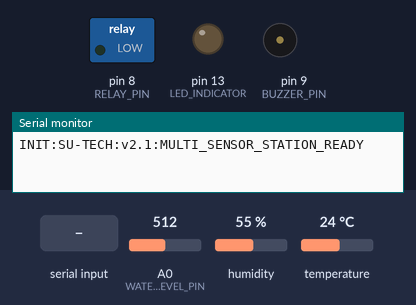
A sketch run on a simulated Arduino Uno, built with avr-gcc and run on an emulated ATmega328P. On the bench: switched loads named in the sketch (green lamp = pin HIGH), output pins drawn as LEDs (lit = HIGH), buzzer (waves = sounding), the last lines printed to the serial monitor. Wiring (inferred from the names in the program): DHT11 sensor: data pin 7. The test bench sets the inputs (shaded band); at power-on: A0 (WATER_LEVEL_PIN) = 512, humidity 55 %, temperature 24 °C.

Above: at 1.2 s.
1.3 s: "WATER:90\n" received over Serial
At 2.3 s:
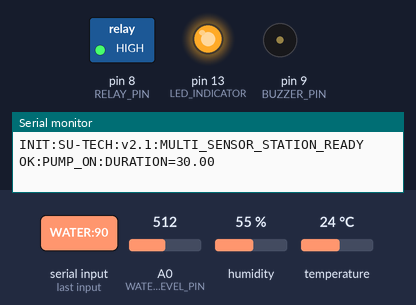
2.9 s: "PING\n" received over Serial
4.4 s: "STATUS\n" received over Serial
At 31.4 s:
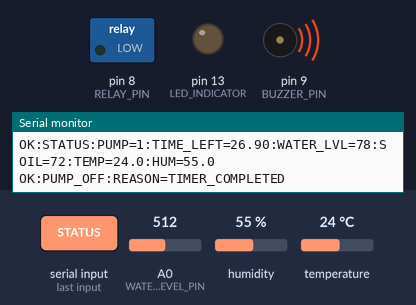
Timing chart, 0 to 32.8 s (numbered marks = the images above; inputs shaded):
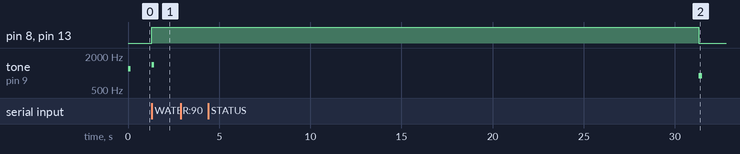

Measured:
- after the input at 1.3 s, pin 8 (RELAY_PIN), pin 13 (LED_INDICATOR): LOW → HIGH at once; tone on pin 9 (BUZZER_PIN): silent → 1400 Hz at once, → silent 0.12 s later

The sketch:

arduino_relay_pump.ino
```cpp
/*
 * Su-Tech v2.1 Enterprise — Arduino Firmware for Multi-Sensor Irrigation Station
 * Competition Edition (RKNP / Republic Scientific Projects)
 *
 * Hardware Layout:
 *   - D8:  5V Relay Module (KY-019) -> Controls 3-4.5V DC Pump
 *   - D9:  Buzzer Module (KY-012) -> Acoustic telemetry & alarms
 *   - D13: Onboard LED Indicator -> Active pump indicator
 *   - D7:  DHT11 Temperature & Humidity Sensor -> Field microclimate
 *   - A0:  Water Level Sensor -> Reservoir level & dry-run pump safety
 *   - A1:  Soil Moisture Sensor -> Root zone moisture feedback
 *
 * Communication Protocol (Serial 9600 baud):
 *   - PING              -> PONG
 *   - STATUS            -> OK:STATUS:PUMP=<0|1>:TIME_LEFT=<sec>:WATER_LVL=<0-100>:SOIL=<0-100>:TEMP=<degC>:HUM=<pct>
 *   - TELEMETRY         -> OK:TELEMETRY:PUMP=<0|1>:WATER=<lvl>:SOIL=<moist>:TEMP=<degC>:HUM=<pct>
 *   - MOISTURE          -> OK:MOISTURE=<soil>:WATER_LVL=<water>
 *   - WATER:<sec>       -> Turns pump ON for <sec> with dry-run safety check
 *   - WATER_FORCE:<sec> -> Turns pump ON for <sec> bypassing water level check
 *   - STOP              -> Immediate pump cutoff
 *   - BEEP              -> Test sound signal
 */

#define RELAY_PIN 8
#define BUZZER_PIN 9
#define LED_INDICATOR 13
#define DHT_PIN 7
#define WATER_LEVEL_PIN A0
#define SOIL_MOISTURE_PIN A1

#define RELAY_ACTIVE HIGH
#define RELAY_INACTIVE LOW

#define MAX_PUMP_SECONDS 30.0f
#define MIN_WATER_LEVEL_PCT 8  // Threshold below which pump is blocked (dry-run protection)

bool pumpActive = false;
unsigned long pumpStartTime = 0;
unsigned long pumpDurationMs = 0;

// Cached environmental sensor values
float cachedTemp = 24.0f;
float cachedHum = 50.0f;
unsigned long lastDHTReadTime = 0;

// Read water level from reservoir (0-100%)
int readWaterLevelPercent() {
  int raw = analogRead(WATER_LEVEL_PIN);
  // Typical resistive sensor: 0 in dry air, ~500-680 in water
  int pct = map(raw, 20, 650, 0, 100);
  if (pct < 0) pct = 0;
  if (pct > 100) pct = 100;
  return pct;
}

// Read soil moisture (0-100%)
int readSoilMoisturePercent() {
  int raw = analogRead(SOIL_MOISTURE_PIN);
  int pct = map(raw, 20, 700, 0, 100);
  if (pct < 0) pct = 0;
  if (pct > 100) pct = 100;
  return pct;
}

// Lightweight non-blocking/direct DHT11 bitbang reader (no external libraries needed)
bool readDHT11(float &temp, float &hum) {
  uint8_t data[5] = {0, 0, 0, 0, 0};

  pinMode(DHT_PIN, OUTPUT);
  digitalWrite(DHT_PIN, LOW);
  delay(18);
  digitalWrite(DHT_PIN, HIGH);
  delayMicroseconds(30);
  pinMode(DHT_PIN, INPUT_PULLUP);

  unsigned long timeout = micros();
  while (digitalRead(DHT_PIN) == HIGH) {
    if (micros() - timeout > 100) return false;
  }
  timeout = micros();
  while (digitalRead(DHT_PIN) == LOW) {
    if (micros() - timeout > 100) return false;
  }
  timeout = micros();
  while (digitalRead(DHT_PIN) == HIGH) {
    if (micros() - timeout > 100) return false;
  }

  for (int i = 0; i < 40; i++) {
    timeout = micros();
    while (digitalRead(DHT_PIN) == LOW) {
      if (micros() - timeout > 100) return false;
    }
    unsigned long t = micros();
    while (digitalRead(DHT_PIN) == HIGH) {
      if (micros() - timeout > 150) return false;
    }
    if ((micros() - t) > 40) {
      data[i / 8] |= (1 << (7 - (i % 8)));
    }
  }

  if (data[4] == ((data[0] + data[1] + data[2] + data[3]) & 0xFF)) {
    hum = (float)data[0] + (float)data[1] * 0.1f;
    temp = (float)data[2] + (float)data[3] * 0.1f;
    return true;
  }
  return false;
}

void updateDHTIfNeeded() {
  if (millis() - lastDHTReadTime > 2500) {
    float t, h;
    if (readDHT11(t, h)) {
      cachedTemp = t;
      cachedHum = h;
    }
    lastDHTReadTime = millis();
  }
}

void playChirp(int freq, int duration) {
  tone(BUZZER_PIN, freq, duration);
}

void playAlarm() {
  for (int i = 0; i < 3; i++) {
    tone(BUZZER_PIN, 450, 120);
    delay(150);
  }
}

void setup() {
  digitalWrite(RELAY_PIN, RELAY_INACTIVE);
  pinMode(RELAY_PIN, OUTPUT);
  digitalWrite(RELAY_PIN, RELAY_INACTIVE);

  pinMode(LED_INDICATOR, OUTPUT);
  digitalWrite(LED_INDICATOR, LOW);

  pinMode(BUZZER_PIN, OUTPUT);
  pinMode(DHT_PIN, INPUT_PULLUP);
  pinMode(WATER_LEVEL_PIN, INPUT);
  pinMode(SOIL_MOISTURE_PIN, INPUT);

  // Startup audio chirp
  playChirp(1200, 150);

  Serial.begin(9600);
  while (!Serial) {
    ; // Wait for USB connection
  }

  Serial.println("INIT:SU-TECH:v2.1:MULTI_SENSOR_STATION_READY");
}

void loop() {
  // 1. Fail-safe pump cutoff timer
  if (pumpActive) {
    unsigned long elapsed = millis() - pumpStartTime;
    if (elapsed >= pumpDurationMs) {
      stopPump("TIMER_COMPLETED");
    }
  }

  // 2. Background environmental read
  updateDHTIfNeeded();

  // 3. Serial command processor
  if (Serial.available() > 0) {
    String input = Serial.readStringUntil('\n');
    input.trim();
    if (input.length() > 0) {
      handleCommand(input);
    }
  }
}

void handleCommand(String cmd) {
  if (cmd == "PING") {
    Serial.println("PONG");
  }
  else if (cmd == "STATUS") {
    float timeLeft = 0.0f;
    if (pumpActive) {
      unsigned long elapsed = millis() - pumpStartTime;
      if (elapsed < pumpDurationMs) {
        timeLeft = (pumpDurationMs - elapsed) / 1000.0f;
      }
    }
    int waterLvl = readWaterLevelPercent();
    int soil = readSoilMoisturePercent();

    Serial.print("OK:STATUS:PUMP=");
    Serial.print(pumpActive ? "1" : "0");
    Serial.print(":TIME_LEFT=");
    Serial.print(timeLeft, 2);
    Serial.print(":WATER_LVL=");
    Serial.print(waterLvl);
    Serial.print(":SOIL=");
    Serial.print(soil);
    Serial.print(":TEMP=");
    Serial.print(cachedTemp, 1);
    Serial.print(":HUM=");
    Serial.println(cachedHum, 1);
  }
  else if (cmd == "TELEMETRY") {
    int waterLvl = readWaterLevelPercent();
    int soil = readSoilMoisturePercent();
    Serial.print("OK:TELEMETRY:PUMP=");
    Serial.print(pumpActive ? "1" : "0");
    Serial.print(":WATER=");
    Serial.print(waterLvl);
    Serial.print(":SOIL=");
    Serial.print(soil);
    Serial.print(":TEMP=");
    Serial.print(cachedTemp, 1);
    Serial.print(":HUM=");
    Serial.println(cachedHum, 1);
  }
  else if (cmd == "MOISTURE") {
    int soil = readSoilMoisturePercent();
    Serial.print("OK:MOISTURE=");
    Serial.println(soil);
  }
  else if (cmd == "WATER_LEVEL") {
    int waterLvl = readWaterLevelPercent();
    Serial.print("OK:WATER_LEVEL=");
    Serial.println(waterLvl);
  }
  else if (cmd == "BEEP") {
    playChirp(1500, 200);
    Serial.println("OK:BEEP");
  }
  else if (cmd.startsWith("WATER:")) {
    String secStr = cmd.substring(6);
    float seconds = secStr.toFloat();
    if (seconds <= 0.0f) {
      Serial.println("ERR:INVALID_DURATION");
      return;
    }
    if (seconds > MAX_PUMP_SECONDS) {
      seconds = MAX_PUMP_SECONDS;
    }

    // Safety: check water level in reservoir
    int waterLvl = readWaterLevelPercent();
    // If water sensor is reading < threshold, block pump
    if (waterLvl < MIN_WATER_LEVEL_PCT) {
      playAlarm();
      Serial.print("ERR:WATER_EMPTY:LEVEL=");
      Serial.println(waterLvl);
      return;
    }

    startPump(seconds);
  }
  else if (cmd.startsWith("WATER_FORCE:")) {
    String secStr = cmd.substring(12);
    float seconds = secStr.toFloat();
    if (seconds <= 0.0f) {
      Serial.println("ERR:INVALID_DURATION");
      return;
    }
    if (seconds > MAX_PUMP_SECONDS) {
      seconds = MAX_PUMP_SECONDS;
    }
    startPump(seconds);
  }
  else if (cmd == "STOP") {
    stopPump("MANUAL_STOP");
  }
  else {
    Serial.println("ERR:UNKNOWN_COMMAND");
  }
}

void startPump(float seconds) {
  pumpDurationMs = (unsigned long)(seconds * 1000.0f);
  pumpStartTime = millis();
  pumpActive = true;

  digitalWrite(RELAY_PIN, RELAY_ACTIVE);
  digitalWrite(LED_INDICATOR, HIGH);
  playChirp(1400, 120);

  Serial.print("OK:PUMP_ON:DURATION=");
  Serial.println(seconds, 2);
}

void stopPump(const char* reason) {
  pumpActive = false;
  digitalWrite(RELAY_PIN, RELAY_INACTIVE);
  digitalWrite(LED_INDICATOR, LOW);
  playChirp(900, 180);

  Serial.print("OK:PUMP_OFF:REASON=");
  Serial.println(reason);
}
```
